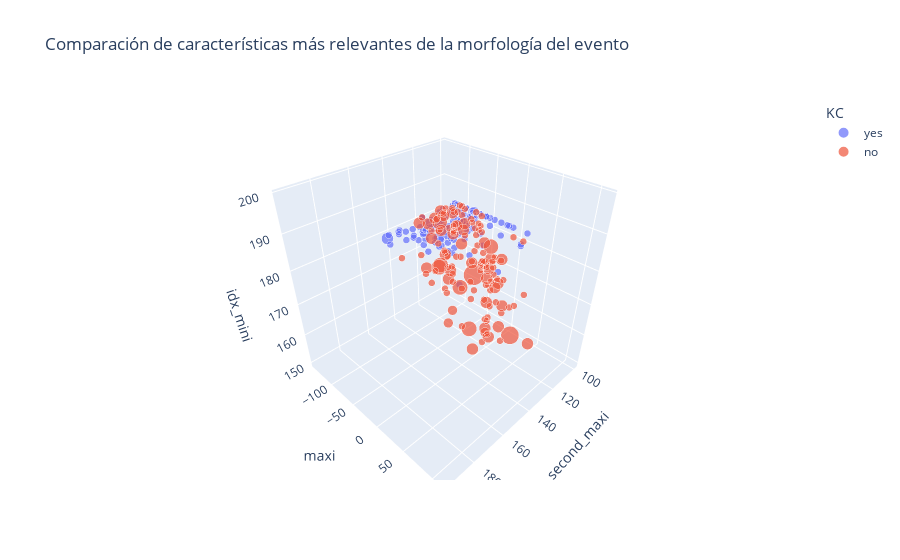

The notebook cell saved with this chart:
### Code cell
sns.set_palette('husl')
fig = px.scatter_3d(df, 
                    x='idx_second_maxi', 
                    y='maxi', 
                    z='idx_mini',
                    color='KC',  # Diferenciar por la columna KC
                    size='num_of_zc_min_max',  # Tamaño de los puntos
                    title='Comparación de características más relevantes de la morfología del evento')
print('El tamaño de los puntos indica la cantidad de cruces por cero entre el mínimo y el máximo absoluto')
fig.show()

### Figure 1 — Plotly figure (JSON) as saved in the notebook; plotly's stock layout.template omitted (floating-point values rounded to 4 significant figures; data arrays with more than 128 entries replaced by an {"elided": "..."} marker saying what was removed)
{"data": [{"hovertemplate": "KC=yes<br>idx_second_maxi=%{x}<br>maxi=%{y}<br>idx_mini=%{z}<br>num_of_zc_min_max=%{marker.size}<extra></extra>", "legendgroup": "yes", "marker": {"color": "#636efa", "size": {"elided": "183 int values"}, "sizemode": "area", "sizeref": 0.0225, "symbol": "circle"}, "mode": "markers", "name": "yes", "scene": "scene", "showlegend": true, "type": "scatter3d", "x": {"elided": "183 int values"}, "y": {"elided": "183 float values"}, "z": {"elided": "183 int values"}}, {"hovertemplate": "KC=no<br>idx_second_maxi=%{x}<br>maxi=%{y}<br>idx_mini=%{z}<br>num_of_zc_min_max=%{marker.size}<extra></extra>", "legendgroup": "no", "marker": {"color": "#EF553B", "size": {"elided": "183 int values"}, "sizemode": "area", "sizeref": 0.0225, "symbol": "circle"}, "mode": "markers", "name": "no", "scene": "scene", "showlegend": true, "type": "scatter3d", "x": {"elided": "183 int values"}, "y": {"elided": "183 float values"}, "z": {"elided": "183 int values"}}], "layout": {"legend": {"itemsizing": "constant", "title": {"text": "KC"}, "tracegroupgap": 0}, "scene": {"domain": {"x": [0, 1], "y": [0, 1]}, "xaxis": {"title": {"text": "idx_second_maxi"}}, "yaxis": {"title": {"text": "maxi"}}, "zaxis": {"title": {"text": "idx_mini"}}}, "title": {"text": "Comparación de características más relevantes de la morfología del evento"}}}
